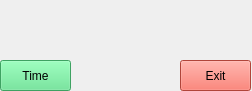
<?xml version="1.0" encoding="UTF-8"?>
<ui version="4.0">
 <class>Clock</class>
 <widget class="QWidget" name="Clock">
  <property name="enabled">
   <bool>true</bool>
  </property>
  <property name="geometry">
   <rect>
    <x>0</x>
    <y>0</y>
    <width>252</width>
    <height>91</height>
   </rect>
  </property>
  <property name="windowTitle">
   <string>Clock</string>
  </property>
  <property name="windowIcon">
   <iconset>
    <normaloff>clockIcon.png</normaloff>clockIcon.png</iconset>
  </property>
  <widget class="QPushButton" name="pushButton">
   <property name="geometry">
    <rect>
     <x>0</x>
     <y>60</y>
     <width>71</width>
     <height>31</height>
    </rect>
   </property>
   <property name="palette">
    <palette>
     <active>
      <colorrole role="WindowText">
       <brush brushstyle="SolidPattern">
        <color alpha="255">
         <red>0</red>
         <green>0</green>
         <blue>0</blue>
        </color>
       </brush>
      </colorrole>
      <colorrole role="Button">
       <brush brushstyle="SolidPattern">
        <color alpha="255">
         <red>87</red>
         <green>227</green>
         <blue>137</blue>
        </color>
       </brush>
      </colorrole>
      <colorrole role="Light">
       <brush brushstyle="SolidPattern">
        <color alpha="255">
         <red>183</red>
         <green>255</green>
         <blue>209</blue>
        </color>
       </brush>
      </colorrole>
      <colorrole role="Midlight">
       <brush brushstyle="SolidPattern">
        <color alpha="255">
         <red>135</red>
         <green>241</green>
         <blue>173</blue>
        </color>
       </brush>
      </colorrole>
      <colorrole role="Dark">
       <brush brushstyle="SolidPattern">
        <color alpha="255">
         <red>43</red>
         <green>113</green>
         <blue>69</blue>
        </color>
       </brush>
      </colorrole>
      <colorrole role="Mid">
       <brush brushstyle="SolidPattern">
        <color alpha="255">
         <red>58</red>
         <green>151</green>
         <blue>91</blue>
        </color>
       </brush>
      </colorrole>
      <colorrole role="Text">
       <brush brushstyle="SolidPattern">
        <color alpha="255">
         <red>0</red>
         <green>0</green>
         <blue>0</blue>
        </color>
       </brush>
      </colorrole>
      <colorrole role="BrightText">
       <brush brushstyle="SolidPattern">
        <color alpha="255">
         <red>255</red>
         <green>255</green>
         <blue>255</blue>
        </color>
       </brush>
      </colorrole>
      <colorrole role="ButtonText">
       <brush brushstyle="SolidPattern">
        <color alpha="255">
         <red>0</red>
         <green>0</green>
         <blue>0</blue>
        </color>
       </brush>
      </colorrole>
      <colorrole role="Base">
       <brush brushstyle="SolidPattern">
        <color alpha="255">
         <red>255</red>
         <green>255</green>
         <blue>255</blue>
        </color>
       </brush>
      </colorrole>
      <colorrole role="Window">
       <brush brushstyle="SolidPattern">
        <color alpha="255">
         <red>87</red>
         <green>227</green>
         <blue>137</blue>
        </color>
       </brush>
      </colorrole>
      <colorrole role="Shadow">
       <brush brushstyle="SolidPattern">
        <color alpha="255">
         <red>0</red>
         <green>0</green>
         <blue>0</blue>
        </color>
       </brush>
      </colorrole>
      <colorrole role="AlternateBase">
       <brush brushstyle="SolidPattern">
        <color alpha="255">
         <red>171</red>
         <green>241</green>
         <blue>196</blue>
        </color>
       </brush>
      </colorrole>
      <colorrole role="ToolTipBase">
       <brush brushstyle="SolidPattern">
        <color alpha="255">
         <red>255</red>
         <green>255</green>
         <blue>220</blue>
        </color>
       </brush>
      </colorrole>
      <colorrole role="ToolTipText">
       <brush brushstyle="SolidPattern">
        <color alpha="255">
         <red>0</red>
         <green>0</green>
         <blue>0</blue>
        </color>
       </brush>
      </colorrole>
      <colorrole role="PlaceholderText">
       <brush brushstyle="SolidPattern">
        <color alpha="128">
         <red>0</red>
         <green>0</green>
         <blue>0</blue>
        </color>
       </brush>
      </colorrole>
     </active>
     <inactive>
      <colorrole role="WindowText">
       <brush brushstyle="SolidPattern">
        <color alpha="255">
         <red>0</red>
         <green>0</green>
         <blue>0</blue>
        </color>
       </brush>
      </colorrole>
      <colorrole role="Button">
       <brush brushstyle="SolidPattern">
        <color alpha="255">
         <red>87</red>
         <green>227</green>
         <blue>137</blue>
        </color>
       </brush>
      </colorrole>
      <colorrole role="Light">
       <brush brushstyle="SolidPattern">
        <color alpha="255">
         <red>183</red>
         <green>255</green>
         <blue>209</blue>
        </color>
       </brush>
      </colorrole>
      <colorrole role="Midlight">
       <brush brushstyle="SolidPattern">
        <color alpha="255">
         <red>135</red>
         <green>241</green>
         <blue>173</blue>
        </color>
       </brush>
      </colorrole>
      <colorrole role="Dark">
       <brush brushstyle="SolidPattern">
        <color alpha="255">
         <red>43</red>
         <green>113</green>
         <blue>69</blue>
        </color>
       </brush>
      </colorrole>
      <colorrole role="Mid">
       <brush brushstyle="SolidPattern">
        <color alpha="255">
         <red>58</red>
         <green>151</green>
         <blue>91</blue>
        </color>
       </brush>
      </colorrole>
      <colorrole role="Text">
       <brush brushstyle="SolidPattern">
        <color alpha="255">
         <red>0</red>
         <green>0</green>
         <blue>0</blue>
        </color>
       </brush>
      </colorrole>
      <colorrole role="BrightText">
       <brush brushstyle="SolidPattern">
        <color alpha="255">
         <red>255</red>
         <green>255</green>
         <blue>255</blue>
        </color>
       </brush>
      </colorrole>
      <colorrole role="ButtonText">
       <brush brushstyle="SolidPattern">
        <color alpha="255">
         <red>0</red>
         <green>0</green>
         <blue>0</blue>
        </color>
       </brush>
      </colorrole>
      <colorrole role="Base">
       <brush brushstyle="SolidPattern">
        <color alpha="255">
         <red>255</red>
         <green>255</green>
         <blue>255</blue>
        </color>
       </brush>
      </colorrole>
      <colorrole role="Window">
       <brush brushstyle="SolidPattern">
        <color alpha="255">
         <red>87</red>
         <green>227</green>
         <blue>137</blue>
        </color>
       </brush>
      </colorrole>
      <colorrole role="Shadow">
       <brush brushstyle="SolidPattern">
        <color alpha="255">
         <red>0</red>
         <green>0</green>
         <blue>0</blue>
        </color>
       </brush>
      </colorrole>
      <colorrole role="AlternateBase">
       <brush brushstyle="SolidPattern">
        <color alpha="255">
         <red>171</red>
         <green>241</green>
         <blue>196</blue>
        </color>
       </brush>
      </colorrole>
      <colorrole role="ToolTipBase">
       <brush brushstyle="SolidPattern">
        <color alpha="255">
         <red>255</red>
         <green>255</green>
         <blue>220</blue>
        </color>
       </brush>
      </colorrole>
      <colorrole role="ToolTipText">
       <brush brushstyle="SolidPattern">
        <color alpha="255">
         <red>0</red>
         <green>0</green>
         <blue>0</blue>
        </color>
       </brush>
      </colorrole>
      <colorrole role="PlaceholderText">
       <brush brushstyle="SolidPattern">
        <color alpha="128">
         <red>0</red>
         <green>0</green>
         <blue>0</blue>
        </color>
       </brush>
      </colorrole>
     </inactive>
     <disabled>
      <colorrole role="WindowText">
       <brush brushstyle="SolidPattern">
        <color alpha="255">
         <red>43</red>
         <green>113</green>
         <blue>69</blue>
        </color>
       </brush>
      </colorrole>
      <colorrole role="Button">
       <brush brushstyle="SolidPattern">
        <color alpha="255">
         <red>87</red>
         <green>227</green>
         <blue>137</blue>
        </color>
       </brush>
      </colorrole>
      <colorrole role="Light">
       <brush brushstyle="SolidPattern">
        <color alpha="255">
         <red>183</red>
         <green>255</green>
         <blue>209</blue>
        </color>
       </brush>
      </colorrole>
      <colorrole role="Midlight">
       <brush brushstyle="SolidPattern">
        <color alpha="255">
         <red>135</red>
         <green>241</green>
         <blue>173</blue>
        </color>
       </brush>
      </colorrole>
      <colorrole role="Dark">
       <brush brushstyle="SolidPattern">
        <color alpha="255">
         <red>43</red>
         <green>113</green>
         <blue>69</blue>
        </color>
       </brush>
      </colorrole>
      <colorrole role="Mid">
       <brush brushstyle="SolidPattern">
        <color alpha="255">
         <red>58</red>
         <green>151</green>
         <blue>91</blue>
        </color>
       </brush>
      </colorrole>
      <colorrole role="Text">
       <brush brushstyle="SolidPattern">
        <color alpha="255">
         <red>43</red>
         <green>113</green>
         <blue>69</blue>
        </color>
       </brush>
      </colorrole>
      <colorrole role="BrightText">
       <brush brushstyle="SolidPattern">
        <color alpha="255">
         <red>255</red>
         <green>255</green>
         <blue>255</blue>
        </color>
       </brush>
      </colorrole>
      <colorrole role="ButtonText">
       <brush brushstyle="SolidPattern">
        <color alpha="255">
         <red>43</red>
         <green>113</green>
         <blue>69</blue>
        </color>
       </brush>
      </colorrole>
      <colorrole role="Base">
       <brush brushstyle="SolidPattern">
        <color alpha="255">
         <red>87</red>
         <green>227</green>
         <blue>137</blue>
        </color>
       </brush>
      </colorrole>
      <colorrole role="Window">
       <brush brushstyle="SolidPattern">
        <color alpha="255">
         <red>87</red>
         <green>227</green>
         <blue>137</blue>
        </color>
       </brush>
      </colorrole>
      <colorrole role="Shadow">
       <brush brushstyle="SolidPattern">
        <color alpha="255">
         <red>0</red>
         <green>0</green>
         <blue>0</blue>
        </color>
       </brush>
      </colorrole>
      <colorrole role="AlternateBase">
       <brush brushstyle="SolidPattern">
        <color alpha="255">
         <red>87</red>
         <green>227</green>
         <blue>137</blue>
        </color>
       </brush>
      </colorrole>
      <colorrole role="ToolTipBase">
       <brush brushstyle="SolidPattern">
        <color alpha="255">
         <red>255</red>
         <green>255</green>
         <blue>220</blue>
        </color>
       </brush>
      </colorrole>
      <colorrole role="ToolTipText">
       <brush brushstyle="SolidPattern">
        <color alpha="255">
         <red>0</red>
         <green>0</green>
         <blue>0</blue>
        </color>
       </brush>
      </colorrole>
      <colorrole role="PlaceholderText">
       <brush brushstyle="SolidPattern">
        <color alpha="128">
         <red>0</red>
         <green>0</green>
         <blue>0</blue>
        </color>
       </brush>
      </colorrole>
     </disabled>
    </palette>
   </property>
   <property name="layoutDirection">
    <enum>Qt::LeftToRight</enum>
   </property>
   <property name="autoFillBackground">
    <bool>false</bool>
   </property>
   <property name="text">
    <string>Time</string>
   </property>
  </widget>
  <widget class="QPushButton" name="exitButton">
   <property name="geometry">
    <rect>
     <x>180</x>
     <y>60</y>
     <width>71</width>
     <height>31</height>
    </rect>
   </property>
   <property name="palette">
    <palette>
     <active>
      <colorrole role="WindowText">
       <brush brushstyle="SolidPattern">
        <color alpha="255">
         <red>0</red>
         <green>0</green>
         <blue>0</blue>
        </color>
       </brush>
      </colorrole>
      <colorrole role="Button">
       <brush brushstyle="SolidPattern">
        <color alpha="255">
         <red>246</red>
         <green>97</green>
         <blue>81</blue>
        </color>
       </brush>
      </colorrole>
      <colorrole role="Light">
       <brush brushstyle="SolidPattern">
        <color alpha="255">
         <red>255</red>
         <green>203</green>
         <blue>198</blue>
        </color>
       </brush>
      </colorrole>
      <colorrole role="Midlight">
       <brush brushstyle="SolidPattern">
        <color alpha="255">
         <red>250</red>
         <green>150</green>
         <blue>139</blue>
        </color>
       </brush>
      </colorrole>
      <colorrole role="Dark">
       <brush brushstyle="SolidPattern">
        <color alpha="255">
         <red>123</red>
         <green>49</green>
         <blue>41</blue>
        </color>
       </brush>
      </colorrole>
      <colorrole role="Mid">
       <brush brushstyle="SolidPattern">
        <color alpha="255">
         <red>164</red>
         <green>65</green>
         <blue>54</blue>
        </color>
       </brush>
      </colorrole>
      <colorrole role="Text">
       <brush brushstyle="SolidPattern">
        <color alpha="255">
         <red>0</red>
         <green>0</green>
         <blue>0</blue>
        </color>
       </brush>
      </colorrole>
      <colorrole role="BrightText">
       <brush brushstyle="SolidPattern">
        <color alpha="255">
         <red>255</red>
         <green>255</green>
         <blue>255</blue>
        </color>
       </brush>
      </colorrole>
      <colorrole role="ButtonText">
       <brush brushstyle="SolidPattern">
        <color alpha="255">
         <red>0</red>
         <green>0</green>
         <blue>0</blue>
        </color>
       </brush>
      </colorrole>
      <colorrole role="Base">
       <brush brushstyle="SolidPattern">
        <color alpha="255">
         <red>255</red>
         <green>255</green>
         <blue>255</blue>
        </color>
       </brush>
      </colorrole>
      <colorrole role="Window">
       <brush brushstyle="SolidPattern">
        <color alpha="255">
         <red>246</red>
         <green>97</green>
         <blue>81</blue>
        </color>
       </brush>
      </colorrole>
      <colorrole role="Shadow">
       <brush brushstyle="SolidPattern">
        <color alpha="255">
         <red>0</red>
         <green>0</green>
         <blue>0</blue>
        </color>
       </brush>
      </colorrole>
      <colorrole role="AlternateBase">
       <brush brushstyle="SolidPattern">
        <color alpha="255">
         <red>250</red>
         <green>176</green>
         <blue>168</blue>
        </color>
       </brush>
      </colorrole>
      <colorrole role="ToolTipBase">
       <brush brushstyle="SolidPattern">
        <color alpha="255">
         <red>255</red>
         <green>255</green>
         <blue>220</blue>
        </color>
       </brush>
      </colorrole>
      <colorrole role="ToolTipText">
       <brush brushstyle="SolidPattern">
        <color alpha="255">
         <red>0</red>
         <green>0</green>
         <blue>0</blue>
        </color>
       </brush>
      </colorrole>
      <colorrole role="PlaceholderText">
       <brush brushstyle="SolidPattern">
        <color alpha="128">
         <red>0</red>
         <green>0</green>
         <blue>0</blue>
        </color>
       </brush>
      </colorrole>
     </active>
     <inactive>
      <colorrole role="WindowText">
       <brush brushstyle="SolidPattern">
        <color alpha="255">
         <red>0</red>
         <green>0</green>
         <blue>0</blue>
        </color>
       </brush>
      </colorrole>
      <colorrole role="Button">
       <brush brushstyle="SolidPattern">
        <color alpha="255">
         <red>246</red>
         <green>97</green>
         <blue>81</blue>
        </color>
       </brush>
      </colorrole>
      <colorrole role="Light">
       <brush brushstyle="SolidPattern">
        <color alpha="255">
         <red>255</red>
         <green>203</green>
         <blue>198</blue>
        </color>
       </brush>
      </colorrole>
      <colorrole role="Midlight">
       <brush brushstyle="SolidPattern">
        <color alpha="255">
         <red>250</red>
         <green>150</green>
         <blue>139</blue>
        </color>
       </brush>
      </colorrole>
      <colorrole role="Dark">
       <brush brushstyle="SolidPattern">
        <color alpha="255">
         <red>123</red>
         <green>49</green>
         <blue>41</blue>
        </color>
       </brush>
      </colorrole>
      <colorrole role="Mid">
       <brush brushstyle="SolidPattern">
        <color alpha="255">
         <red>164</red>
         <green>65</green>
         <blue>54</blue>
        </color>
       </brush>
      </colorrole>
      <colorrole role="Text">
       <brush brushstyle="SolidPattern">
        <color alpha="255">
         <red>0</red>
         <green>0</green>
         <blue>0</blue>
        </color>
       </brush>
      </colorrole>
      <colorrole role="BrightText">
       <brush brushstyle="SolidPattern">
        <color alpha="255">
         <red>255</red>
         <green>255</green>
         <blue>255</blue>
        </color>
       </brush>
      </colorrole>
      <colorrole role="ButtonText">
       <brush brushstyle="SolidPattern">
        <color alpha="255">
         <red>0</red>
         <green>0</green>
         <blue>0</blue>
        </color>
       </brush>
      </colorrole>
      <colorrole role="Base">
       <brush brushstyle="SolidPattern">
        <color alpha="255">
         <red>255</red>
         <green>255</green>
         <blue>255</blue>
        </color>
       </brush>
      </colorrole>
      <colorrole role="Window">
       <brush brushstyle="SolidPattern">
        <color alpha="255">
         <red>246</red>
         <green>97</green>
         <blue>81</blue>
        </color>
       </brush>
      </colorrole>
      <colorrole role="Shadow">
       <brush brushstyle="SolidPattern">
        <color alpha="255">
         <red>0</red>
         <green>0</green>
         <blue>0</blue>
        </color>
       </brush>
      </colorrole>
      <colorrole role="AlternateBase">
       <brush brushstyle="SolidPattern">
        <color alpha="255">
         <red>250</red>
         <green>176</green>
         <blue>168</blue>
        </color>
       </brush>
      </colorrole>
      <colorrole role="ToolTipBase">
       <brush brushstyle="SolidPattern">
        <color alpha="255">
         <red>255</red>
         <green>255</green>
         <blue>220</blue>
        </color>
       </brush>
      </colorrole>
      <colorrole role="ToolTipText">
       <brush brushstyle="SolidPattern">
        <color alpha="255">
         <red>0</red>
         <green>0</green>
         <blue>0</blue>
        </color>
       </brush>
      </colorrole>
      <colorrole role="PlaceholderText">
       <brush brushstyle="SolidPattern">
        <color alpha="128">
         <red>0</red>
         <green>0</green>
         <blue>0</blue>
        </color>
       </brush>
      </colorrole>
     </inactive>
     <disabled>
      <colorrole role="WindowText">
       <brush brushstyle="SolidPattern">
        <color alpha="255">
         <red>123</red>
         <green>49</green>
         <blue>41</blue>
        </color>
       </brush>
      </colorrole>
      <colorrole role="Button">
       <brush brushstyle="SolidPattern">
        <color alpha="255">
         <red>246</red>
         <green>97</green>
         <blue>81</blue>
        </color>
       </brush>
      </colorrole>
      <colorrole role="Light">
       <brush brushstyle="SolidPattern">
        <color alpha="255">
         <red>255</red>
         <green>203</green>
         <blue>198</blue>
        </color>
       </brush>
      </colorrole>
      <colorrole role="Midlight">
       <brush brushstyle="SolidPattern">
        <color alpha="255">
         <red>250</red>
         <green>150</green>
         <blue>139</blue>
        </color>
       </brush>
      </colorrole>
      <colorrole role="Dark">
       <brush brushstyle="SolidPattern">
        <color alpha="255">
         <red>123</red>
         <green>49</green>
         <blue>41</blue>
        </color>
       </brush>
      </colorrole>
      <colorrole role="Mid">
       <brush brushstyle="SolidPattern">
        <color alpha="255">
         <red>164</red>
         <green>65</green>
         <blue>54</blue>
        </color>
       </brush>
      </colorrole>
      <colorrole role="Text">
       <brush brushstyle="SolidPattern">
        <color alpha="255">
         <red>123</red>
         <green>49</green>
         <blue>41</blue>
        </color>
       </brush>
      </colorrole>
      <colorrole role="BrightText">
       <brush brushstyle="SolidPattern">
        <color alpha="255">
         <red>255</red>
         <green>255</green>
         <blue>255</blue>
        </color>
       </brush>
      </colorrole>
      <colorrole role="ButtonText">
       <brush brushstyle="SolidPattern">
        <color alpha="255">
         <red>123</red>
         <green>49</green>
         <blue>41</blue>
        </color>
       </brush>
      </colorrole>
      <colorrole role="Base">
       <brush brushstyle="SolidPattern">
        <color alpha="255">
         <red>246</red>
         <green>97</green>
         <blue>81</blue>
        </color>
       </brush>
      </colorrole>
      <colorrole role="Window">
       <brush brushstyle="SolidPattern">
        <color alpha="255">
         <red>246</red>
         <green>97</green>
         <blue>81</blue>
        </color>
       </brush>
      </colorrole>
      <colorrole role="Shadow">
       <brush brushstyle="SolidPattern">
        <color alpha="255">
         <red>0</red>
         <green>0</green>
         <blue>0</blue>
        </color>
       </brush>
      </colorrole>
      <colorrole role="AlternateBase">
       <brush brushstyle="SolidPattern">
        <color alpha="255">
         <red>246</red>
         <green>97</green>
         <blue>81</blue>
        </color>
       </brush>
      </colorrole>
      <colorrole role="ToolTipBase">
       <brush brushstyle="SolidPattern">
        <color alpha="255">
         <red>255</red>
         <green>255</green>
         <blue>220</blue>
        </color>
       </brush>
      </colorrole>
      <colorrole role="ToolTipText">
       <brush brushstyle="SolidPattern">
        <color alpha="255">
         <red>0</red>
         <green>0</green>
         <blue>0</blue>
        </color>
       </brush>
      </colorrole>
      <colorrole role="PlaceholderText">
       <brush brushstyle="SolidPattern">
        <color alpha="128">
         <red>0</red>
         <green>0</green>
         <blue>0</blue>
        </color>
       </brush>
      </colorrole>
     </disabled>
    </palette>
   </property>
   <property name="text">
    <string>Exit</string>
   </property>
  </widget>
  <widget class="QLabel" name="label">
   <property name="geometry">
    <rect>
     <x>30</x>
     <y>10</y>
     <width>201</width>
     <height>31</height>
    </rect>
   </property>
   <property name="palette">
    <palette>
     <active>
      <colorrole role="WindowText">
       <brush brushstyle="SolidPattern">
        <color alpha="255">
         <red>0</red>
         <green>0</green>
         <blue>0</blue>
        </color>
       </brush>
      </colorrole>
      <colorrole role="Button">
       <brush brushstyle="SolidPattern">
        <color alpha="255">
         <red>222</red>
         <green>221</green>
         <blue>218</blue>
        </color>
       </brush>
      </colorrole>
      <colorrole role="Light">
       <brush brushstyle="SolidPattern">
        <color alpha="255">
         <red>255</red>
         <green>255</green>
         <blue>255</blue>
        </color>
       </brush>
      </colorrole>
      <colorrole role="Midlight">
       <brush brushstyle="SolidPattern">
        <color alpha="255">
         <red>238</red>
         <green>238</green>
         <blue>236</blue>
        </color>
       </brush>
      </colorrole>
      <colorrole role="Dark">
       <brush brushstyle="SolidPattern">
        <color alpha="255">
         <red>111</red>
         <green>110</green>
         <blue>109</blue>
        </color>
       </brush>
      </colorrole>
      <colorrole role="Mid">
       <brush brushstyle="SolidPattern">
        <color alpha="255">
         <red>148</red>
         <green>147</green>
         <blue>145</blue>
        </color>
       </brush>
      </colorrole>
      <colorrole role="Text">
       <brush brushstyle="SolidPattern">
        <color alpha="255">
         <red>0</red>
         <green>0</green>
         <blue>0</blue>
        </color>
       </brush>
      </colorrole>
      <colorrole role="BrightText">
       <brush brushstyle="SolidPattern">
        <color alpha="255">
         <red>255</red>
         <green>255</green>
         <blue>255</blue>
        </color>
       </brush>
      </colorrole>
      <colorrole role="ButtonText">
       <brush brushstyle="SolidPattern">
        <color alpha="255">
         <red>0</red>
         <green>0</green>
         <blue>0</blue>
        </color>
       </brush>
      </colorrole>
      <colorrole role="Base">
       <brush brushstyle="SolidPattern">
        <color alpha="255">
         <red>255</red>
         <green>255</green>
         <blue>255</blue>
        </color>
       </brush>
      </colorrole>
      <colorrole role="Window">
       <brush brushstyle="SolidPattern">
        <color alpha="255">
         <red>222</red>
         <green>221</green>
         <blue>218</blue>
        </color>
       </brush>
      </colorrole>
      <colorrole role="Shadow">
       <brush brushstyle="SolidPattern">
        <color alpha="255">
         <red>0</red>
         <green>0</green>
         <blue>0</blue>
        </color>
       </brush>
      </colorrole>
      <colorrole role="AlternateBase">
       <brush brushstyle="SolidPattern">
        <color alpha="255">
         <red>238</red>
         <green>238</green>
         <blue>236</blue>
        </color>
       </brush>
      </colorrole>
      <colorrole role="ToolTipBase">
       <brush brushstyle="SolidPattern">
        <color alpha="255">
         <red>255</red>
         <green>255</green>
         <blue>220</blue>
        </color>
       </brush>
      </colorrole>
      <colorrole role="ToolTipText">
       <brush brushstyle="SolidPattern">
        <color alpha="255">
         <red>0</red>
         <green>0</green>
         <blue>0</blue>
        </color>
       </brush>
      </colorrole>
      <colorrole role="PlaceholderText">
       <brush brushstyle="SolidPattern">
        <color alpha="128">
         <red>0</red>
         <green>0</green>
         <blue>0</blue>
        </color>
       </brush>
      </colorrole>
     </active>
     <inactive>
      <colorrole role="WindowText">
       <brush brushstyle="SolidPattern">
        <color alpha="255">
         <red>0</red>
         <green>0</green>
         <blue>0</blue>
        </color>
       </brush>
      </colorrole>
      <colorrole role="Button">
       <brush brushstyle="SolidPattern">
        <color alpha="255">
         <red>222</red>
         <green>221</green>
         <blue>218</blue>
        </color>
       </brush>
      </colorrole>
      <colorrole role="Light">
       <brush brushstyle="SolidPattern">
        <color alpha="255">
         <red>255</red>
         <green>255</green>
         <blue>255</blue>
        </color>
       </brush>
      </colorrole>
      <colorrole role="Midlight">
       <brush brushstyle="SolidPattern">
        <color alpha="255">
         <red>238</red>
         <green>238</green>
         <blue>236</blue>
        </color>
       </brush>
      </colorrole>
      <colorrole role="Dark">
       <brush brushstyle="SolidPattern">
        <color alpha="255">
         <red>111</red>
         <green>110</green>
         <blue>109</blue>
        </color>
       </brush>
      </colorrole>
      <colorrole role="Mid">
       <brush brushstyle="SolidPattern">
        <color alpha="255">
         <red>148</red>
         <green>147</green>
         <blue>145</blue>
        </color>
       </brush>
      </colorrole>
      <colorrole role="Text">
       <brush brushstyle="SolidPattern">
        <color alpha="255">
         <red>0</red>
         <green>0</green>
         <blue>0</blue>
        </color>
       </brush>
      </colorrole>
      <colorrole role="BrightText">
       <brush brushstyle="SolidPattern">
        <color alpha="255">
         <red>255</red>
         <green>255</green>
         <blue>255</blue>
        </color>
       </brush>
      </colorrole>
      <colorrole role="ButtonText">
       <brush brushstyle="SolidPattern">
        <color alpha="255">
         <red>0</red>
         <green>0</green>
         <blue>0</blue>
        </color>
       </brush>
      </colorrole>
      <colorrole role="Base">
       <brush brushstyle="SolidPattern">
        <color alpha="255">
         <red>255</red>
         <green>255</green>
         <blue>255</blue>
        </color>
       </brush>
      </colorrole>
      <colorrole role="Window">
       <brush brushstyle="SolidPattern">
        <color alpha="255">
         <red>222</red>
         <green>221</green>
         <blue>218</blue>
        </color>
       </brush>
      </colorrole>
      <colorrole role="Shadow">
       <brush brushstyle="SolidPattern">
        <color alpha="255">
         <red>0</red>
         <green>0</green>
         <blue>0</blue>
        </color>
       </brush>
      </colorrole>
      <colorrole role="AlternateBase">
       <brush brushstyle="SolidPattern">
        <color alpha="255">
         <red>238</red>
         <green>238</green>
         <blue>236</blue>
        </color>
       </brush>
      </colorrole>
      <colorrole role="ToolTipBase">
       <brush brushstyle="SolidPattern">
        <color alpha="255">
         <red>255</red>
         <green>255</green>
         <blue>220</blue>
        </color>
       </brush>
      </colorrole>
      <colorrole role="ToolTipText">
       <brush brushstyle="SolidPattern">
        <color alpha="255">
         <red>0</red>
         <green>0</green>
         <blue>0</blue>
        </color>
       </brush>
      </colorrole>
      <colorrole role="PlaceholderText">
       <brush brushstyle="SolidPattern">
        <color alpha="128">
         <red>0</red>
         <green>0</green>
         <blue>0</blue>
        </color>
       </brush>
      </colorrole>
     </inactive>
     <disabled>
      <colorrole role="WindowText">
       <brush brushstyle="SolidPattern">
        <color alpha="255">
         <red>111</red>
         <green>110</green>
         <blue>109</blue>
        </color>
       </brush>
      </colorrole>
      <colorrole role="Button">
       <brush brushstyle="SolidPattern">
        <color alpha="255">
         <red>222</red>
         <green>221</green>
         <blue>218</blue>
        </color>
       </brush>
      </colorrole>
      <colorrole role="Light">
       <brush brushstyle="SolidPattern">
        <color alpha="255">
         <red>255</red>
         <green>255</green>
         <blue>255</blue>
        </color>
       </brush>
      </colorrole>
      <colorrole role="Midlight">
       <brush brushstyle="SolidPattern">
        <color alpha="255">
         <red>238</red>
         <green>238</green>
         <blue>236</blue>
        </color>
       </brush>
      </colorrole>
      <colorrole role="Dark">
       <brush brushstyle="SolidPattern">
        <color alpha="255">
         <red>111</red>
         <green>110</green>
         <blue>109</blue>
        </color>
       </brush>
      </colorrole>
      <colorrole role="Mid">
       <brush brushstyle="SolidPattern">
        <color alpha="255">
         <red>148</red>
         <green>147</green>
         <blue>145</blue>
        </color>
       </brush>
      </colorrole>
      <colorrole role="Text">
       <brush brushstyle="SolidPattern">
        <color alpha="255">
         <red>111</red>
         <green>110</green>
         <blue>109</blue>
        </color>
       </brush>
      </colorrole>
      <colorrole role="BrightText">
       <brush brushstyle="SolidPattern">
        <color alpha="255">
         <red>255</red>
         <green>255</green>
         <blue>255</blue>
        </color>
       </brush>
      </colorrole>
      <colorrole role="ButtonText">
       <brush brushstyle="SolidPattern">
        <color alpha="255">
         <red>111</red>
         <green>110</green>
         <blue>109</blue>
        </color>
       </brush>
      </colorrole>
      <colorrole role="Base">
       <brush brushstyle="SolidPattern">
        <color alpha="255">
         <red>222</red>
         <green>221</green>
         <blue>218</blue>
        </color>
       </brush>
      </colorrole>
      <colorrole role="Window">
       <brush brushstyle="SolidPattern">
        <color alpha="255">
         <red>222</red>
         <green>221</green>
         <blue>218</blue>
        </color>
       </brush>
      </colorrole>
      <colorrole role="Shadow">
       <brush brushstyle="SolidPattern">
        <color alpha="255">
         <red>0</red>
         <green>0</green>
         <blue>0</blue>
        </color>
       </brush>
      </colorrole>
      <colorrole role="AlternateBase">
       <brush brushstyle="SolidPattern">
        <color alpha="255">
         <red>222</red>
         <green>221</green>
         <blue>218</blue>
        </color>
       </brush>
      </colorrole>
      <colorrole role="ToolTipBase">
       <brush brushstyle="SolidPattern">
        <color alpha="255">
         <red>255</red>
         <green>255</green>
         <blue>220</blue>
        </color>
       </brush>
      </colorrole>
      <colorrole role="ToolTipText">
       <brush brushstyle="SolidPattern">
        <color alpha="255">
         <red>0</red>
         <green>0</green>
         <blue>0</blue>
        </color>
       </brush>
      </colorrole>
      <colorrole role="PlaceholderText">
       <brush brushstyle="SolidPattern">
        <color alpha="128">
         <red>0</red>
         <green>0</green>
         <blue>0</blue>
        </color>
       </brush>
      </colorrole>
     </disabled>
    </palette>
   </property>
   <property name="text">
    <string/>
   </property>
   <property name="alignment">
    <set>Qt::AlignCenter</set>
   </property>
  </widget>
 </widget>
 <resources/>
 <connections/>
</ui>
